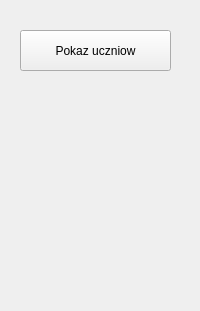
<?xml version="1.0" encoding="UTF-8"?>
<ui version="4.0">
 <class>MainWindow</class>
 <widget class="QMainWindow" name="MainWindow">
  <property name="geometry">
   <rect>
    <x>0</x>
    <y>0</y>
    <width>200</width>
    <height>311</height>
   </rect>
  </property>
  <property name="windowTitle">
   <string>MainWindow</string>
  </property>
  <widget class="QWidget" name="centralWidget">
   <widget class="QPushButton" name="pushButton">
    <property name="geometry">
     <rect>
      <x>20</x>
      <y>30</y>
      <width>151</width>
      <height>41</height>
     </rect>
    </property>
    <property name="text">
     <string>Pokaz uczniow</string>
    </property>
   </widget>
  </widget>
 </widget>
 <layoutdefault spacing="6" margin="11"/>
 <resources/>
 <connections/>
</ui>
